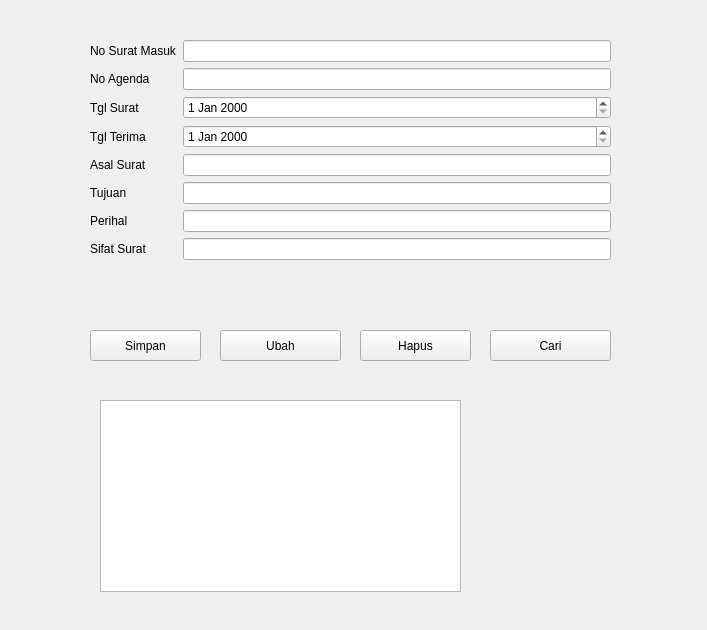
<?xml version="1.0" encoding="UTF-8"?>
<ui version="4.0">
 <class>formSuratMasuk</class>
 <widget class="QWidget" name="formSuratMasuk">
  <property name="geometry">
   <rect>
    <x>0</x>
    <y>0</y>
    <width>707</width>
    <height>630</height>
   </rect>
  </property>
  <property name="windowTitle">
   <string>Form</string>
  </property>
  <widget class="QWidget" name="formLayoutWidget">
   <property name="geometry">
    <rect>
     <x>90</x>
     <y>40</y>
     <width>521</width>
     <height>271</height>
    </rect>
   </property>
   <layout class="QFormLayout" name="formLayout">
    <item row="0" column="0">
     <widget class="QLabel" name="noSuratMasukLabel">
      <property name="text">
       <string>No Surat Masuk</string>
      </property>
     </widget>
    </item>
    <item row="0" column="1">
     <widget class="QLineEdit" name="noSuratMasukLineEdit"/>
    </item>
    <item row="1" column="0">
     <widget class="QLabel" name="noAgendaLabel">
      <property name="text">
       <string>No Agenda</string>
      </property>
     </widget>
    </item>
    <item row="1" column="1">
     <widget class="QLineEdit" name="noAgendaLineEdit"/>
    </item>
    <item row="2" column="0">
     <widget class="QLabel" name="tglSuratLabel">
      <property name="text">
       <string>Tgl Surat</string>
      </property>
     </widget>
    </item>
    <item row="2" column="1">
     <widget class="QDateEdit" name="tglSuratDateEdit"/>
    </item>
    <item row="3" column="0">
     <widget class="QLabel" name="tglTerimaLabel">
      <property name="text">
       <string>Tgl Terima</string>
      </property>
     </widget>
    </item>
    <item row="3" column="1">
     <widget class="QDateEdit" name="tglTerimaDateEdit"/>
    </item>
    <item row="4" column="0">
     <widget class="QLabel" name="asalSuratLabel">
      <property name="text">
       <string>Asal Surat</string>
      </property>
     </widget>
    </item>
    <item row="4" column="1">
     <widget class="QLineEdit" name="asalSuratLineEdit"/>
    </item>
    <item row="5" column="0">
     <widget class="QLabel" name="tujuanLabel">
      <property name="text">
       <string>Tujuan</string>
      </property>
     </widget>
    </item>
    <item row="5" column="1">
     <widget class="QLineEdit" name="tujuanLineEdit"/>
    </item>
    <item row="6" column="0">
     <widget class="QLabel" name="perihalLabel">
      <property name="text">
       <string>Perihal</string>
      </property>
     </widget>
    </item>
    <item row="6" column="1">
     <widget class="QLineEdit" name="perihalLineEdit"/>
    </item>
    <item row="7" column="0">
     <widget class="QLabel" name="sifatSuratLabel">
      <property name="text">
       <string>Sifat Surat</string>
      </property>
     </widget>
    </item>
    <item row="7" column="1">
     <widget class="QLineEdit" name="sifatSuratLineEdit"/>
    </item>
   </layout>
  </widget>
  <widget class="QPushButton" name="pushButton">
   <property name="geometry">
    <rect>
     <x>90</x>
     <y>330</y>
     <width>111</width>
     <height>31</height>
    </rect>
   </property>
   <property name="text">
    <string>Simpan</string>
   </property>
  </widget>
  <widget class="QPushButton" name="pushButton_2">
   <property name="geometry">
    <rect>
     <x>220</x>
     <y>330</y>
     <width>121</width>
     <height>31</height>
    </rect>
   </property>
   <property name="text">
    <string>Ubah</string>
   </property>
  </widget>
  <widget class="QPushButton" name="pushButton_3">
   <property name="geometry">
    <rect>
     <x>360</x>
     <y>330</y>
     <width>111</width>
     <height>31</height>
    </rect>
   </property>
   <property name="text">
    <string>Hapus</string>
   </property>
  </widget>
  <widget class="QPushButton" name="pushButton_4">
   <property name="geometry">
    <rect>
     <x>490</x>
     <y>330</y>
     <width>121</width>
     <height>31</height>
    </rect>
   </property>
   <property name="text">
    <string>Cari</string>
   </property>
  </widget>
  <widget class="QTableView" name="tableSrtMsk">
   <property name="geometry">
    <rect>
     <x>100</x>
     <y>400</y>
     <width>361</width>
     <height>192</height>
    </rect>
   </property>
  </widget>
 </widget>
 <resources/>
 <connections/>
</ui>
